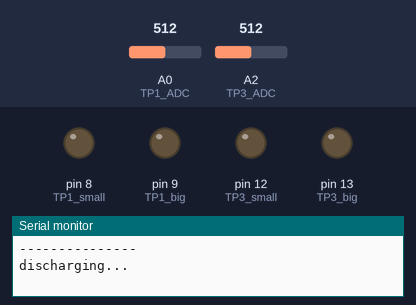
Simulated run of this sketch. Board: Arduino Uno, built with avr-gcc and run on an emulated ATmega328P. Parts: output pins drawn as LEDs (lit = HIGH), the last lines printed to the serial monitor. The inputs (shaded band) are chosen by the test bench; at power-on: A0 (TP1_ADC) = 512, A2 (TP3_ADC) = 512.

Above: at 0.1 s.
At 2.1 s:
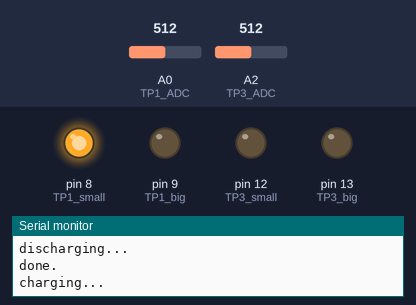
Timing chart, 0 to 3.6 s (numbered marks = the images above):
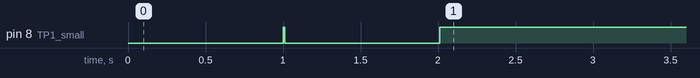

The sketch:

cap_small.ino
```cpp
// C++ code

#define TP1_ADC 14 // or 5?
#define TP2_ADC 15
#define TP3_ADC 16
#define TP1_small 8
#define TP1_big 9
#define TP2_small 10
#define TP2_big 11
#define TP3_small 12
#define TP3_big 13


/*TP1:
  PC0, A0 D14
  PB0, D8 small 680
  PB1  D9 big 470k
*/

/*TP2:
  PC1, A1 D15
  PB2, D10
  PB3  D11
*/

/*TP3:
  PC2, A2 D16
  PB4, D12
  PB5  D13
*/

void discharge()
{
  Serial.println(("discharging..."));
  pinMode(TP1_small,OUTPUT);
  pinMode(TP3_small,OUTPUT);
  pinMode(TP1_big,OUTPUT);
  pinMode(TP3_big,OUTPUT);
  digitalWrite(TP1_small,LOW);
  digitalWrite(TP3_small,LOW);
  digitalWrite(TP1_big,LOW);
  digitalWrite(TP3_big,LOW);
  delay(1000);
  Serial.println(("done."));

}

void chargeSmallC()
{
  Serial.println(("charging..."));
  pinMode(TP1_small,OUTPUT);
  pinMode(TP3_small,OUTPUT);
  pinMode(TP1_big,INPUT);
  pinMode(TP3_big,INPUT);
  digitalWrite(TP1_small,HIGH);
  digitalWrite(TP3_small,LOW);
  delay(1000);
  Serial.println(("done"));

}


bool isBig(){
  bool result = true;

  pinMode(TP1_small,OUTPUT);
  pinMode(TP3_small,OUTPUT);
  pinMode(TP1_big,INPUT);
  pinMode(TP3_big,INPUT);
  digitalWrite(TP1_small,HIGH);
  digitalWrite(TP3_small,LOW);
  delay(10);
  int Uc1 = analogRead(TP1_ADC);
  int Uc3 = analogRead(TP3_ADC);
  int Uc = Uc1 - Uc3;
  if(Uc >= 1000) {
    result = false;
  }
  return result;
}

double measureBigC()
{
  int v_r1, v_r3;
  double v_d1, v_d3, v1, v3;
  discharge();
  pinMode(TP1_big,OUTPUT);
  pinMode(TP3_big,OUTPUT);
  pinMode(TP1_small,INPUT);
  pinMode(TP3_small,INPUT);
  digitalWrite(TP1_big,HIGH);
  digitalWrite(TP3_big,LOW);

  int count = 0;
  double uc = 0;
  while(count<=100 && uc<0.5){
    v_r1 = analogRead(TP1_ADC);
    v_r3 = analogRead(TP3_ADC);
    v_d1 = (double)v_r1;
    v_d3 = (double)v_r3;
    v1 = (v_d1/1023)*5;
    v3 = v_d3/1023*5;
    uc = v1 - v3;
    delay(10);
    count++;

  }

  double time = 0.01 * count;
  double tmp = -log(1.0 - uc/5.0);
  double result = 1000000 * time / (tmp*509000+506000);
  return result;


}


double measureSmallC()
{
  int v_r1, v_r3;
  double v_d1, v_d3, v1, v3;
  double e = 2.7182818;
  discharge();
  chargeSmallC();

  v_r1 = analogRead(TP1_ADC);
  v_r3 = analogRead(TP3_ADC);
  v_d1 = (double)v_r1;
  v_d3 = (double)v_r3;
  double uc0 = v_d1 - v_d3;
  //Serial.println(uc0);
  int count = 0;
  double uc = 0;
  pinMode(TP1_small,INPUT);
  pinMode(TP3_small,INPUT);
  pinMode(TP1_big,OUTPUT);
  pinMode(TP3_big,OUTPUT);
  digitalWrite(TP1_big,LOW);
  digitalWrite(TP3_big,LOW);

  v_r1 = analogRead(TP1_ADC);
  v_r3 = analogRead(TP3_ADC);
  v_d1 = (double)v_r1;
  v_d3 = (double)v_r3;
  uc = v_d1 - v_d3;
  //Serial.println(uc);
  while(uc >= (uc0/e)){
    v_r1 = analogRead(TP1_ADC);
    v_r3 = analogRead(TP3_ADC);
    v_d1 = (double)v_r1;
    v_d3 = (double)v_r3;
    uc = v_d1 - v_d3;
    delayMicroseconds(11000);
    count++;

  }

  double time = count*30;
  // Serial.println(time);
  double result = 1000 * time / (509000+506000+505000*2);
  return result;

}


void setup() {
  Serial.begin(9600);
  Serial.println("---------------");
  discharge();
  bool big = isBig();
  double c;
  c = measureSmallC();

  Serial.println(c);
  discharge();

}

void loop() {
  // put your main code here, to run repeatedly:

}
```

Measured:
- by itself, pin 8 (TP1_small): LOW → HIGH at 1.0 s, → LOW 0.01 s later, → HIGH 1.0 s later
